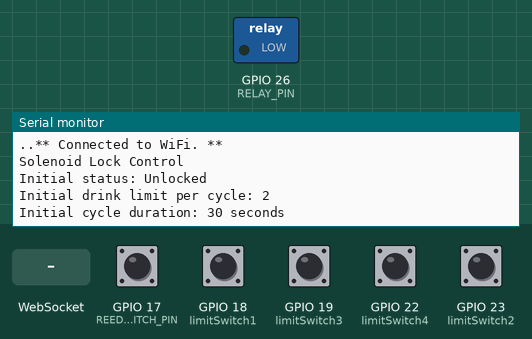
Recording of a sketch running on a simulated ESP32. Shown: switched loads named in the sketch (green lamp = pin HIGH), the last lines printed to the serial monitor. Inputs (shaded band) come from the test bench; at power-on: GPIO 17 (REED_SWITCH_PIN), GPIO 18 (limitSwitch1), GPIO 19 (limitSwitch3), GPIO 22 (limitSwitch4), GPIO 23 (limitSwitch2) HIGH. WiFi joins after 1.5 s; servers stay silent unless stated.

Above: at 3.2 s.
3.3 s: GPIO 17 (REED_SWITCH_PIN) pulled LOW for 0.15 s
At 4.0 s:
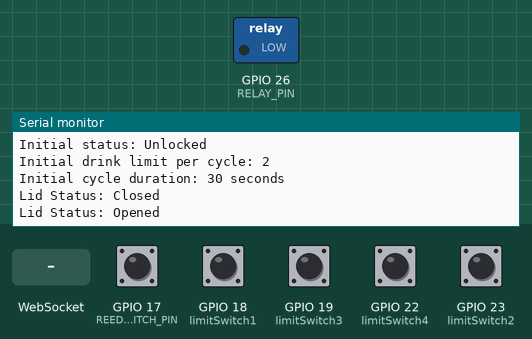
5.0 s: GPIO 18 (limitSwitch1) pulled LOW for 0.15 s
At 6.4 s:
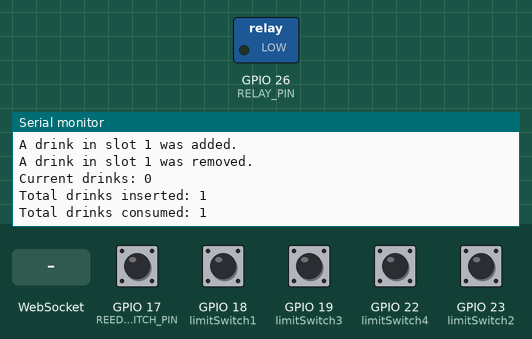
6.7 s: WebSocket text "reset" received
At 7.7 s:
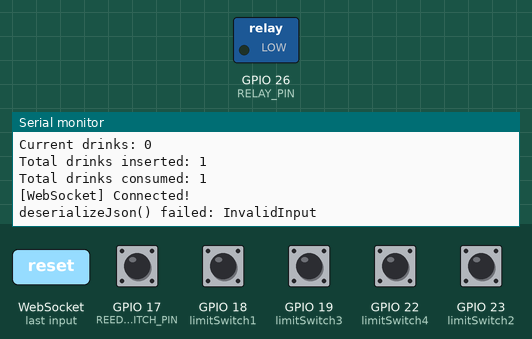

Measured:
- after the input at 3.3 s, the serial monitor: prints a new line after 0.05 s (image 1)
- after the input at 5.0 s, the serial monitor: prints a new line after 0.05 s (image 2)
- after the input at 6.7 s, the serial monitor: prints a new line at once (image 3)

The sketch:

ESP32Client.ino
```cpp
// Imports header files.
#include <WiFi.h>
#include <WebSocketsClient.h>
#include <ArduinoJson.h>
#include <ezButton.h>

// Initialises the WiFi details.
const char* ssid = "Arjun's Galaxy S20 FE"; // Change to your ssid
const char* password = "goat12345";  // change to your passowrd

// Initialises the websocket details.
const char* websocket_server = "192.168.216.226";
const int websocket_port = 8765;

// Defines constants for execution.
#define RELAY_PIN 26
#define REED_SWITCH_PIN 17
#define INITIAL_DRINK_LIMIT 2 // Default drink limit. TODO
#define INITIAL_CYCLE_DURATION 30000 // 30 seconds
#define PENALTY_DURATION 10000 // 10 seconds

// Initialises several variables for execution.
int drinkCount = 0; // The current number of drinks in the container.

int totalAddCount = 0; // The total number of drinks added into the container, for one cycle. This is reset per cycle.
int totalAddCount2 = 0; // The total number of drinks added into the container, for all cycles.

int totalRemCount = 0; // The total number of drinks added into the container, for one cycle. This is reset per cycle.
int totalRemCount2 = 0; // The tota number of drinks added into the container, for all cycles.

bool lockState = false; // The current state of the lock - false is unlocked.
bool lidClosed = false; // The current state of the lid - false is open.

// Defines certain variables based off the constants.
int drinkLimit = INITIAL_DRINK_LIMIT;
unsigned long cycleDuration = INITIAL_CYCLE_DURATION;
unsigned long cycleStartTime = 0;
unsigned long lockDuration = INITIAL_CYCLE_DURATION;
unsigned long lastUpdateTime = 0;
const unsigned long UPDATE_INTERVAL = 1000; // 1 second

// Initialises the four limit switches and the reed switch based on defined pin numbers.
ezButton limitSwitch1(18);
ezButton limitSwitch2(23);
ezButton limitSwitch3(19);
ezButton limitSwitch4(22);
ezButton reedSwitch(REED_SWITCH_PIN);

// Initialises the websocket client.
WebSocketsClient webSocket;

// Runs the setup function for the ESP32.
void setup() {
  // Begins serial output at 115200.
  Serial.begin(115200);

  // Connects to the WiFi details provided.
  WiFi.begin(ssid, password);
  Serial.println("** Connecting to WiFi **");
  while (WiFi.status() != WL_CONNECTED) {
    delay(1000);
    Serial.print(".");
  }
  Serial.println("** Connected to WiFi. **");

  // Initialises the websocket connection.
  webSocket.begin(websocket_server, websocket_port, "/");
  webSocket.onEvent(webSocketEvent);
  webSocket.setReconnectInterval(5000); // Reconnects if disconnected every 5 seconds.

  // Sets the default modes for several components.
  pinMode(RELAY_PIN, OUTPUT);
  pinMode(REED_SWITCH_PIN, INPUT_PULLUP);
  digitalWrite(RELAY_PIN, LOW);

  // Initialises the debounce time for the limit switches and the reed switch.
  limitSwitch1.setDebounceTime(50);
  limitSwitch2.setDebounceTime(50);
  limitSwitch3.setDebounceTime(50);
  limitSwitch4.setDebounceTime(50);
  reedSwitch.setDebounceTime(50);

  // Prints out the initial details before looping.
  Serial.println("Solenoid Lock Control");
  Serial.println("Initial status: Unlocked");
  Serial.println("Initial drink limit per cycle: " + String(drinkLimit));
  Serial.println("Initial cycle duration: " + String(cycleDuration / 1000) + " seconds");
  cycleStartTime = millis();
}

// Runs the loop function for the ESP32.
void loop() {
  // Loops for several components/functions.
  webSocket.loop();
  limitSwitch1.loop();
  limitSwitch2.loop();
  limitSwitch3.loop();
  limitSwitch4.loop();
  reedSwitch.loop();

  // Checks the status of the lid and updates it if required.
  checkLidStatus();

  // Stores the number of consumed drinks per cycle (number of removed drinks).
  // The variable totalAddCount(2) is updated in these functions when a drink is added.
  int consumed = 0;
  consumed += handleSwitch(limitSwitch1, "1");
  consumed += handleSwitch(limitSwitch2, "2");
  consumed += handleSwitch(limitSwitch3, "3");
  consumed += handleSwitch(limitSwitch4, "4");

  // If more than one drink has been removed in this loop, perform some prints, calculations and so on.
  if (consumed != 0) {
    // Increases the removed drink count by the number of removed in this loop.
    totalRemCount += consumed;
    totalRemCount2 += consumed;

    // Prints out the current drink values for this loop.
    Serial.println("Current drinks: " + String(totalAddCount2 - totalRemCount2));
    Serial.println("Total drinks inserted: " + String(totalAddCount));
    Serial.println("Total drinks consumed: " + String(totalRemCount));

    // If the total amount of removed drinks exceeds the limit (for this cycle) and the lid is closed, and the lock is unlocked, lock the lock. (commented out)
    // if (totalRemCount >= drinkLimit && lidClosed && !lockState) {
    //   lockDoor();
    //   Serial.println("Drink limit reached and lid closed. Container locked.");
    // }

    // If the total number of consumed drinks exceeds the drink limit, apply a penalty. (commented out)
    // if (totalRemCount > drinkLimit) {
    //   lockDuration += PENALTY_DURATION;
    //   Serial.println("Penalty applied. Lock duration extended to " + String(lockDuration / 1000) + " seconds.");
    // }
  }

    // Defines the drink count as the number of added drinks (in total) minus the number of removed drinks (in total). This is not affected by cycles.
  drinkCount = totalAddCount2 - totalRemCount2;

  // Sends an update to the server once the update interval is reached.
  if (millis() - lastUpdateTime >= UPDATE_INTERVAL) {
    sendStatusUpdate();
    lastUpdateTime = millis();
  }
}

// Handles different websocket events, including disconnection, connection and receiving a message.
void webSocketEvent(WStype_t type, uint8_t * payload, size_t length) {
  switch(type) {
    case WStype_DISCONNECTED:
      Serial.println("[WebSocket] Disconnected!");
      break;
    case WStype_CONNECTED:
      Serial.println("[WebSocket] Connected!");
      break;
    case WStype_TEXT:
      handleWebSocketMessage(payload, length);
      break;
  }
}

// Handles the event when a message is received from the server.
void handleWebSocketMessage(uint8_t * payload, size_t length) {
  // Stores and deserialises the received message from the JSON format.
  DynamicJsonDocument doc(1024);
  DeserializationError error = deserializeJson(doc, payload, length);

  // If an error occurs with deserialising, print it out.
  if (error) {
    Serial.print(F("deserializeJson() failed: "));
    Serial.println(error.f_str());
    return;
  }

  // If the message contaons an action section, perform the defined action.
  if (doc.containsKey("action")) {
    String action = doc["action"];
    // Starts a new cycle if "reset" is received.
    // Unlocks the lock if "unlock" is received.
    // Locks the lock if "lock" is received.
    if (action == "reset") {
      startNewCycle();
    } else if (action == "unlock") {
      unlockDoor();
    } else if (action == "lock") {
      lockDoor();
    }
    // Updates the status of several variables based on the server's initial status, if required. (commented out)
    // } else if (action == "initial_status") {
    //   // Handle initial status from server
    //   if (doc.containsKey("consumption_count") && doc.containsKey("lock_status")) {
    //     totalRemCount = doc["consumption_count"].as<int>();
    //     lockState = doc["lock_status"].as<bool>();
    //     // Update other relevant variables as needed
    //     Serial.println("Received initial status from server");
    //   }
    // }
  }
}


// Sends a status update to the websocket server, with specific variable details, in a JSON format.
void sendStatusUpdate() {
  // Stores the variables required into a JSON format.
  DynamicJsonDocument doc(1024);
  doc["totalAddCount"] = totalAddCount;
  doc["totalRemCount"] = totalRemCount;
  doc["drinkCount"] = drinkCount;
  doc["lockState"] = lockState;
  doc["lidClosed"] = lidClosed;

  // Serialises the output as a JSON string.
  String output;
  serializeJson(doc, output);
  webSocket.sendTXT(output);
}

// Handles the logic for the switch states.
int handleSwitch(ezButton &limitSwitch, String label) {
  // If the switch is pressed down, this is true.
  if (limitSwitch.isPressed()) {
    // Increases the count of added drinks by 1.
    totalAddCount += 1;
    totalAddCount2 += 1;

    // Prints the slot that had a drink added and returns 0 (so consumption count is not increased).
    Serial.println("A drink in slot " + label + " was added.");
    return 0;
  }
  // If the switch is released, this is true.
  if (limitSwitch.isReleased()) {
    // Prints the slot that had a drink removed and returns 1 (so the consumption count is increased).
    Serial.println("A drink in slot " + label + " was removed.");
    return 1;
  }
  // If no conditions are met, returns 0 (so the consumption count is not increased).
  return 0;
}

// Checks the status of the lid and updates its status variable.
void checkLidStatus() {
  // If reed switch is closed, newLidStatus is set to True.
  bool newLidStatus = (reedSwitch.getState() == LOW);

  // If the lid status has changed, update it and print the new lid state.
  if (newLidStatus != lidClosed) {
    lidClosed = newLidStatus;
    Serial.println(lidClosed ? "Lid Status: Closed" : "Lid Status: Opened");
  }
}

// Locks the locking mechanism.
void lockDoor() {
  digitalWrite(RELAY_PIN, HIGH);
  delay(100);

  // Prints and updates the lock's status if required.
  if (lockState != true) {
    Serial.println("Lock Status: Locked");
  }
  lockState = true;
}

// Unlocks the locking mechanism.
void unlockDoor() {
  digitalWrite(RELAY_PIN, LOW);
  delay(100);

  // Prints and updates the lock's status if required.
  if (lockState != false) {
    Serial.println("Lock Status: Unlocked");
  }
  lockState = false;
}

// Begins a new consumption cycle, resetting the counts of certain variables.
void startNewCycle() {
  totalRemCount = 0;
  totalAddCount = 0;
  Serial.println("New cycle started. All counters reset.");
}
```
